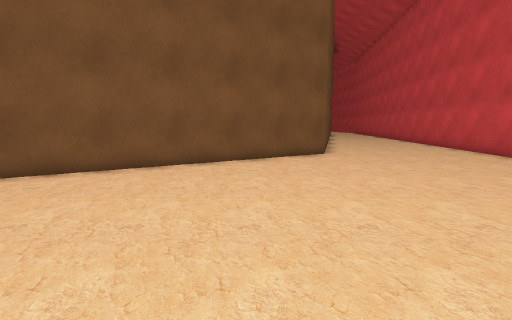
[1] (above)

19 first-person views from a walk through a 3-D level made in the Unity game engine. The camera is 1.3 m above the floor, tilts 8° down and sees 90° across. The floor is counted in squares, 1 m on a side. Each view is taken from the middle of a square. On the plan, view 1 faces up. The plan holds only what a view shows up to about 13 squares ahead; the rest is blank. The place goes on beyond the plan. The player character is not drawn.

[2]
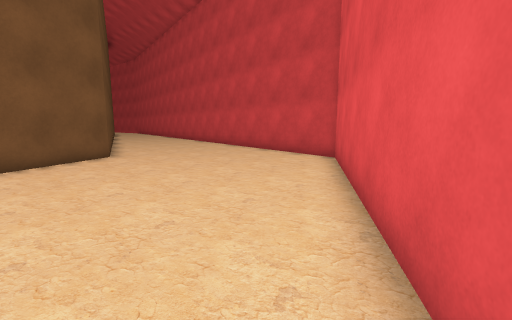

[3]
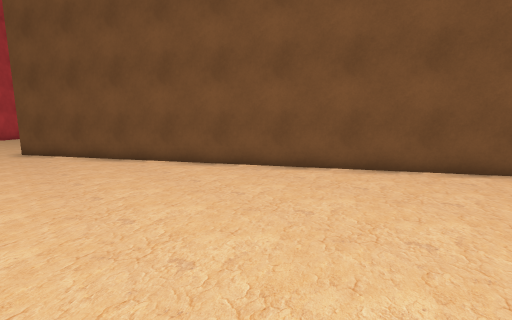

[4]
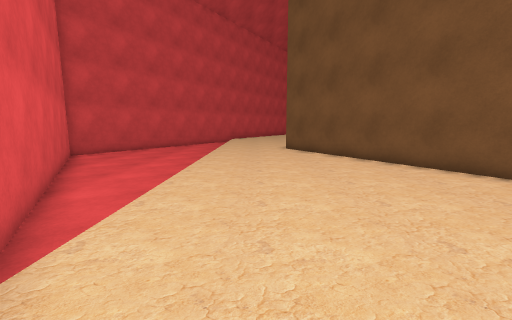

[5]
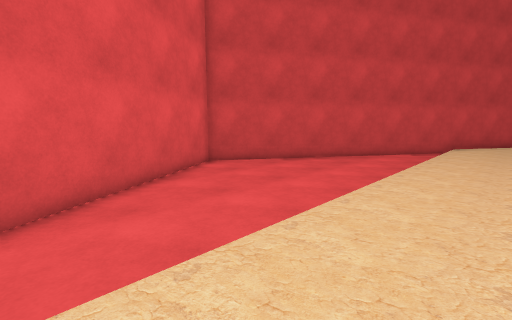

[6]
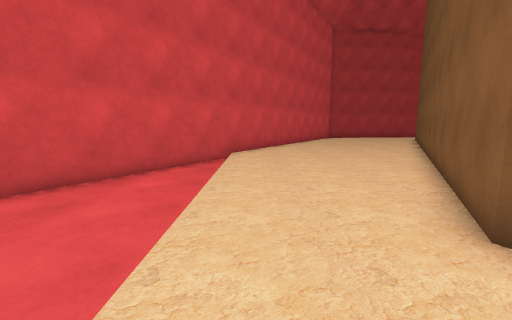

[7]
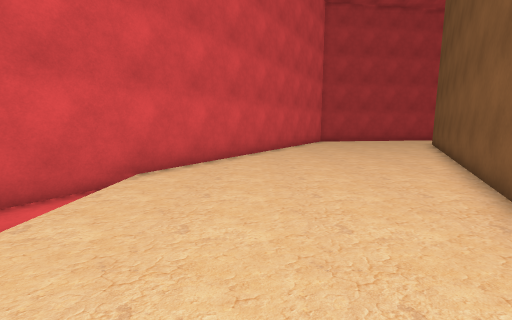

[8]
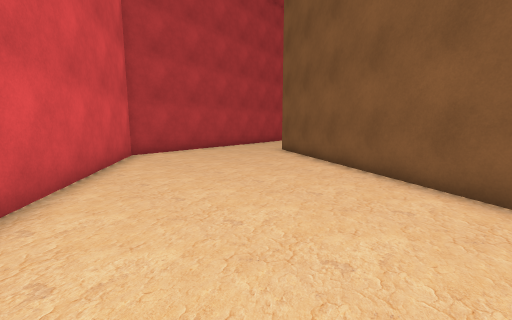

[9]
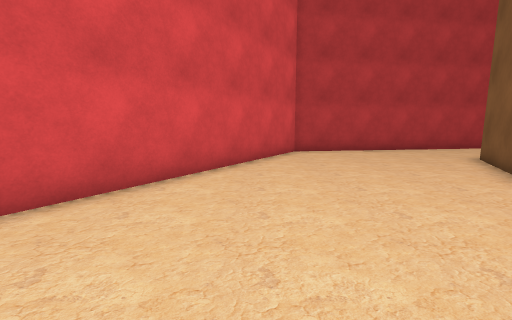

[10]
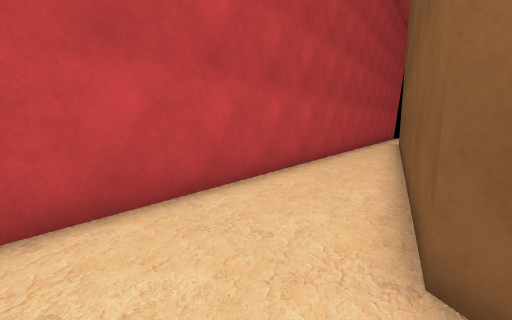

[11]
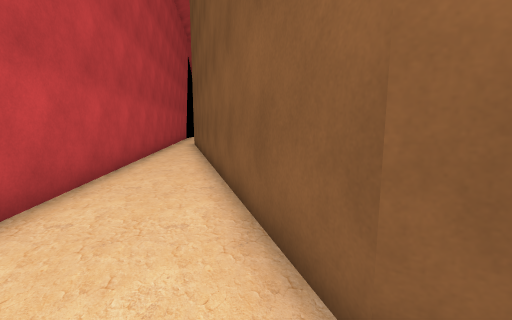

[12]
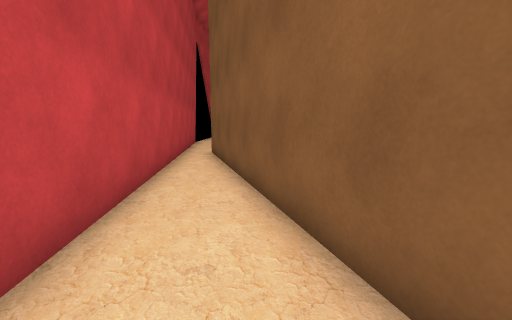

[13]
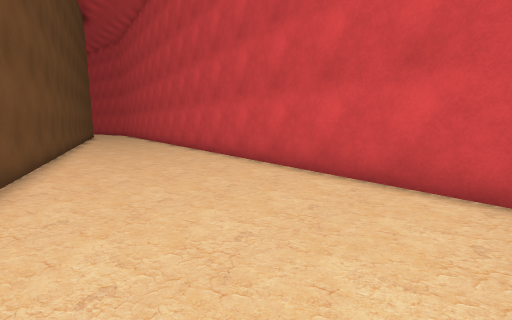

[14]
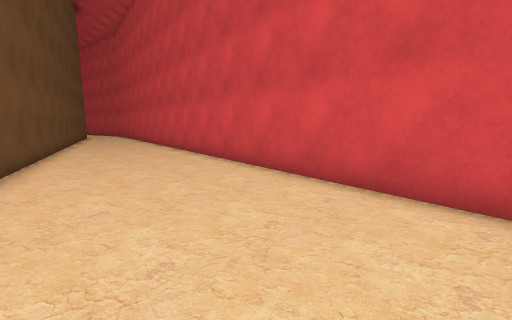

[15]
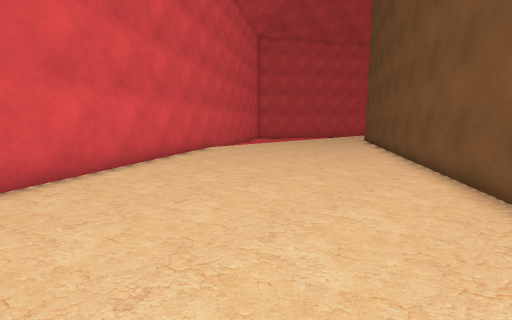

[16]
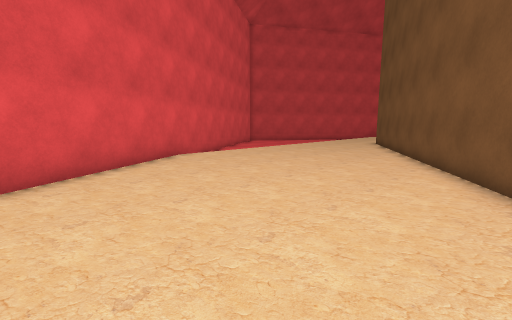

[17]
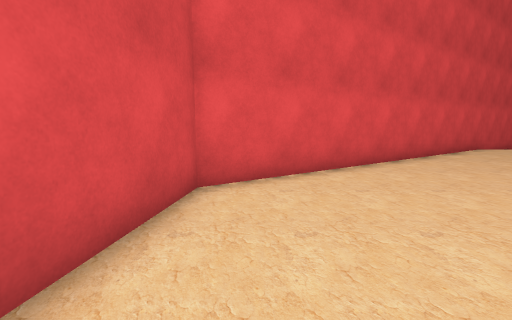

[18]
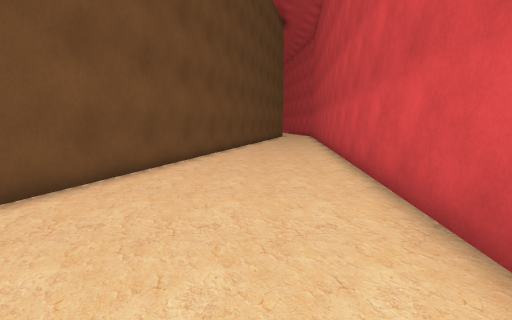

[19]
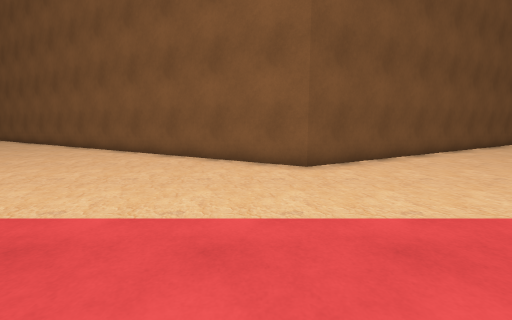

### Floor plan
Key: @ floor where view 1 was taken; # wall or solid block; . main floor; - floor 0.25 m lower than the main floor; / step, stairs or slope.
Columns run from 40 left of view 1 to 11 right of it. Each row starts with its distance up from view 1.
 23 #.#                                           #.....
 22 #.##                                          #.....
 21 #..#                                          #.....
 20 #..#                                         ##.....
 19 ##.##                                        #.....#
 18  #..#                                        #.....#
 17  #..#                                       ##.....#
 16  #..##                                      #......#
 15  #...#                                      #......#
 14  #...#                                     ##......#
 13  ##..#                                     #......##
 12   #..##                                    #......#
 11   #...###                                ###......#
 10   #.....##                             ###........#
  9   #......###                          ##..........#
  8   #........###                      ###...........#
  7   #..........###                  ###.............#
  6   ##...........##               ###..............##
  5    #............###            ##................#
  4    ##.............###        ###................##
  3     ###.............###    ###................###
  2       ###.............## ###................###
  1         ##.............###.................##
  0          ###............................@###
 -1            ##...........................##
 -2             ###.......................###
 -3               ##/////////////////////##
 -4                ###-----------------###
 -5                  ###-------------###
 -6                    ##-----------##
 -7                     ###-------###
 -8                       ##-----##
 -9                        ###-###
-10                          ###

Positions as (right, up) in squares from view 1, and headings:
1: (0, 0), facing up
2: (0, 0), facing up-right
3: (-1, 0), facing up-left
4: (-2, -1), facing left
5: (-8, -1), facing down-left
6: (-13, -2), facing left
7: (-18, 0), facing left
8: (-26, 1), facing up-left
9: (-25, 3), facing left
10: (-34, 9), facing up-left
11: (-35, 10), facing up
12: (-37, 15), facing up
13: (4, 7), facing up-right
14: (5, 9), facing up-right
15: (5, 9), facing down-left
16: (2, 7), facing down-left
17: (8, 10), facing down
18: (8, 10), facing up
19: (-17, -6), facing up
